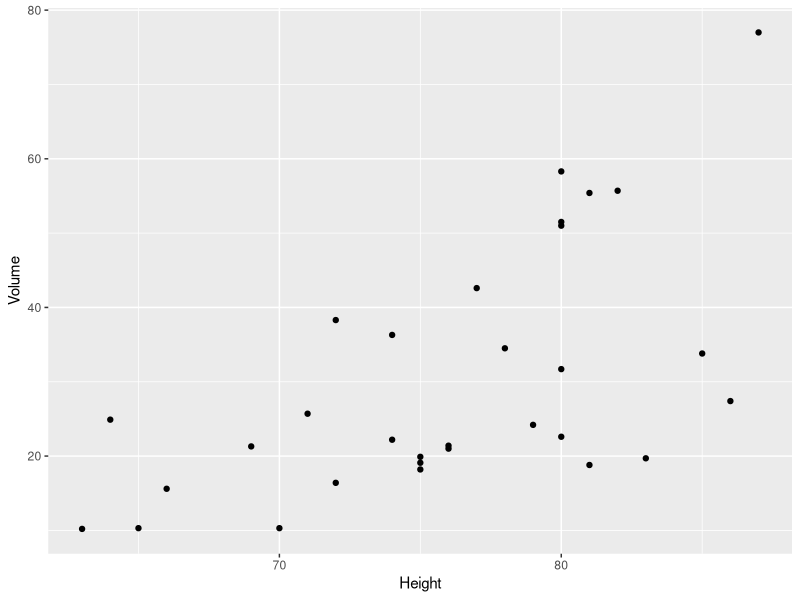
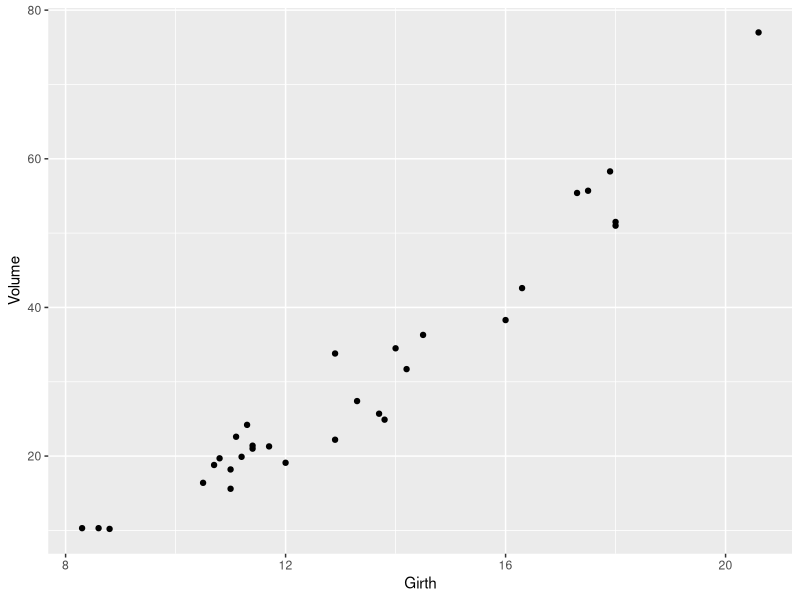
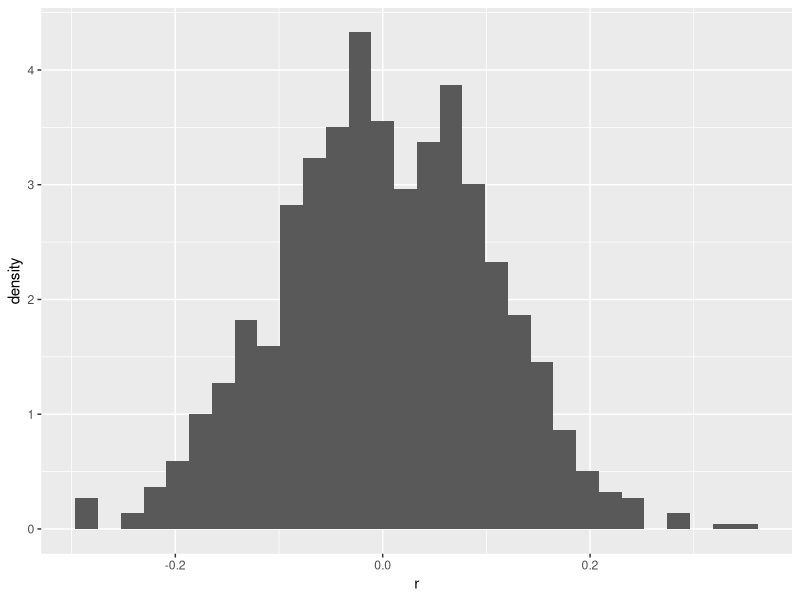
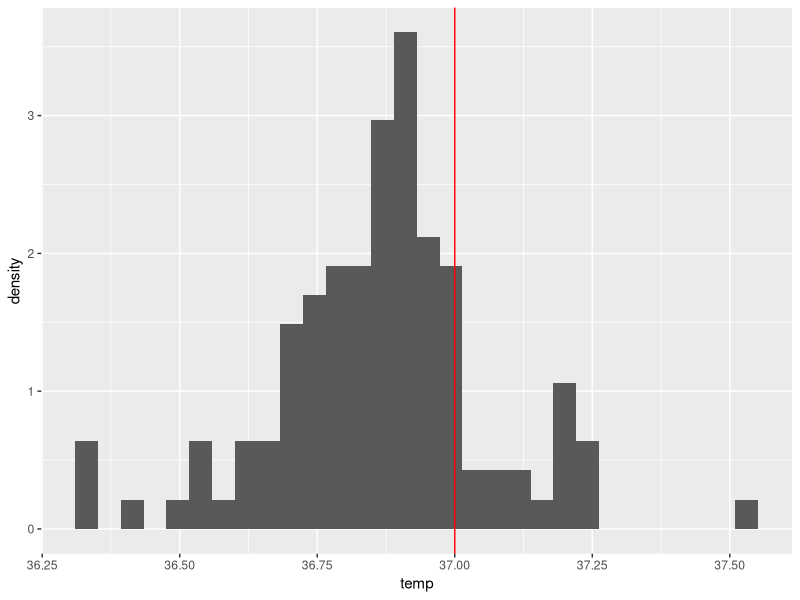
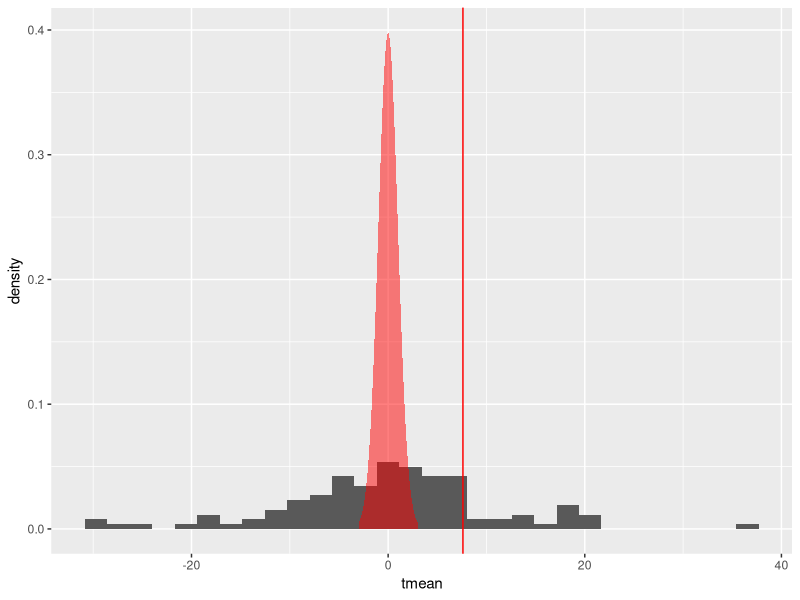
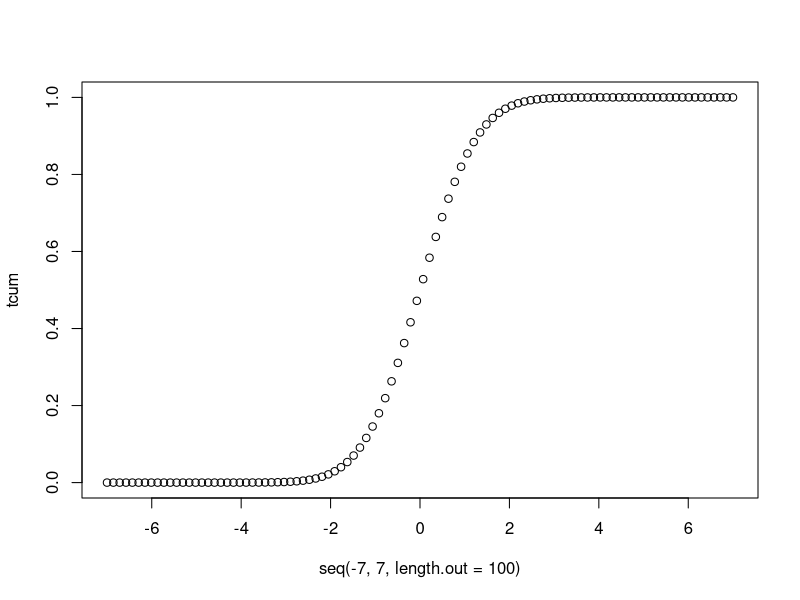
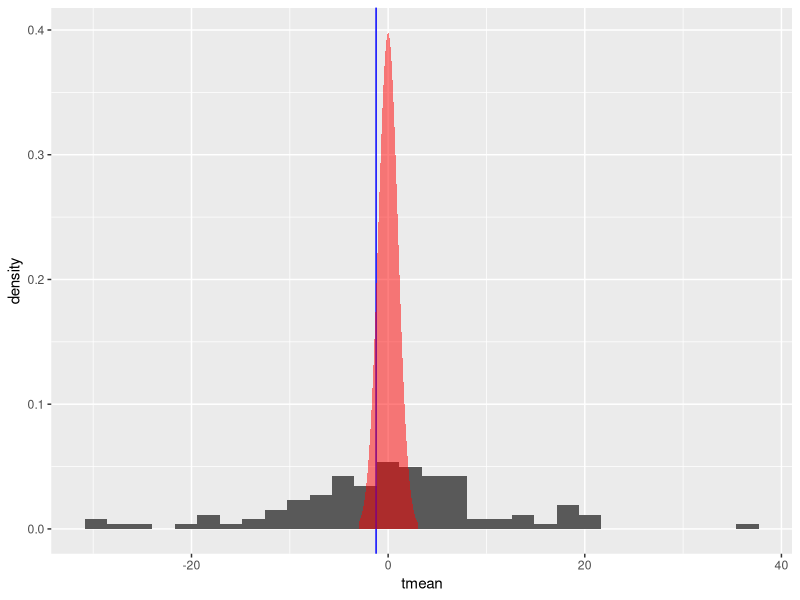
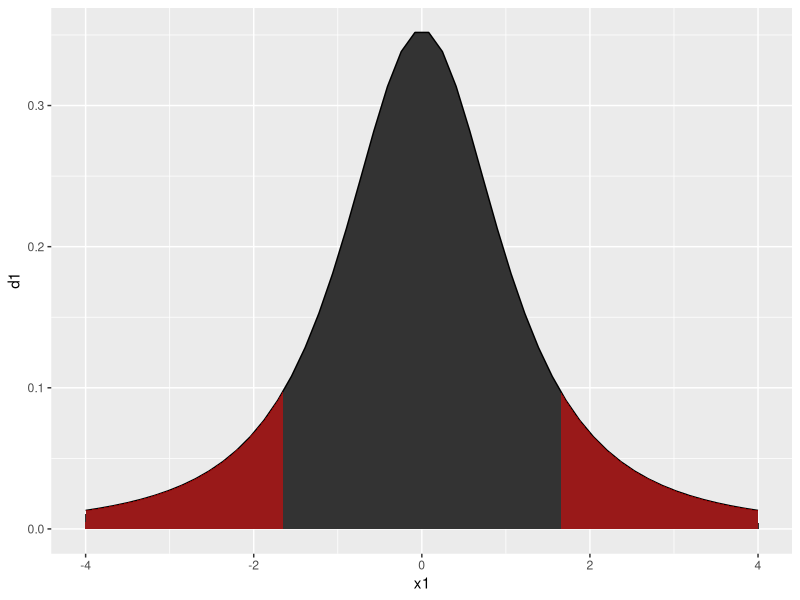

The R script that drew these images, in order:
#Class notes - Week 06

#lets use this trees dataset
head(trees)

#So what's the variance of Girth?
girth = trees$Girth
girthHat = mean(girth)

#so the variance =
girth.var=t(girth-girthHat)%*%(girth-girthHat) / (length(girth)-1)
var(girth)#or use the built in function in R

#lets convert that to standard deviation
girth.sd = sqrt(girth.var)
print(girth.sd)
sd(girth)

#let's examine a relationship between two variables
library(ggplot2)
ggplot(trees)+geom_point(aes(x=Height,y=Volume))

#calculate the covariance of height and volume
height.anom = trees$Height - mean(trees$Height)
vol.anom = trees$Volume - mean(trees$Volume)

#Now use your matrix skills
covHV = t(height.anom)%*%vol.anom / (length(vol.anom)-1)
print(covHV)


#now lets compare to girth vs volume
girth.anom = trees$Girth-mean(trees$Girth)

covGV = t(girth.anom)%*%vol.anom / (length(vol.anom)-1)
print(covGV)
#check that I did it right
cov(trees$Girth,trees$Volume)


#let's calculate the correlation here, instead of covariance
corHV = covHV/sqrt(var(trees$Height)*var(trees$Volume))
print(corHV)
#lets check ourself in R
cor(trees$Height,trees$Volume)

corGV = covGV/sqrt(var(trees$Girth)*var(trees$Volume))
print(corGV)
#what fraction of total variance does the girth volume relationship explain?
print(corGV^2)
ggplot(trees)+geom_point(aes(x=Girth,y=Volume))


#let's generate a bunch of random data, correlate them, and see what we get
r=c()
for(i in 1:1000){
  rd1=rnorm(100)
  rd2=rnorm(100)
  r[i] = cor(rd1,rd2)
}

#lets look at the data
ggplot()+geom_histogram(aes(x=r,y=..density..))


#Beaver body temperature
ggplot(beaver1)+geom_histogram(aes(x=temp,y=..density..))+geom_vline(xintercept = 37,color="red")

#let's convert our data to a t-stat value
tmean = (beaver1$temp-mean(beaver1$temp))/(sd(beaver1$temp)/sqrt(length(beaver1$temp)))
t37 = (37-mean(beaver1$temp))/(sd(beaver1$temp)/sqrt(length(beaver1$temp)))
#Beaver body temperature
myplot = ggplot()+geom_histogram(aes(x=tmean,y=..density..))+geom_vline(xintercept = t37,color="red")

td = dt(seq(-3,3,by=.1),df=length(beaver1$temp)-2)
ndf=data.frame(x=seq(-3,3,by=.1),y=td)

myplot+geom_area(data=ndf,aes(x=x,y=y),fill="red",alpha=0.5)
#so to actuall do the p-value calculation, you use your T-statistic which is t37 here.
print(t37)
#we'll use the cumulative probability distribution for t to test this
tcum = pt(seq(-7,7,length.out=100),df=length(beaver1$temp)-2)
plot(seq(-7,7,length.out=100),tcum)
#we can calculate the cumulative probability that the value is less than our tstat like this:
pt(t37,df=length(beaver1$temp)-2)

#What about a different critical value
t36.84= (36.84-mean(beaver1$temp))/(sd(beaver1$temp)/sqrt(length(beaver1$temp)))
pt(t36.84,df=length(beaver1$temp)-2)

ggplot()+geom_histogram(aes(x=tmean,y=..density..))+geom_vline(xintercept = t36.84,color="blue")+geom_area(data=ndf,aes(x=x,y=y),fill="red",alpha=0.5)

#OK. What if we want to know the probability that our mean is more than 0.03 degrees different than our calculated mean.

observedMean= mean(beaver1$temp)
tstatHi = 0.03/(sd(beaver1$temp)/sqrt(length(beaver1$temp)))
tstatlo = -0.03/(sd(beaver1$temp)/sqrt(length(beaver1$temp)))

x1 = seq(-4,4,length.out = 50)
d1 = dt(x1,df=length(beaver1)-2)
x2 = seq(tstatHi,4,length.out = 50)
d2 = dt(x2,df=length(beaver1)-2)
x3 = seq(-4, tstatlo,length.out = 50)
d3= dt(x3,df=length(beaver1)-2)

plotdf = data.frame(x1,x2,x3,d1,d2,d3)
ggplot(plotdf)+geom_area(aes(x1,d1),colour = "black") +
  geom_area(aes(x2,d2),fill = "red",alpha = 0.5) + 
  geom_area(aes(x3,d3),fill = "red",alpha = 0.5)

#lets use the cumulative probability function to get the area for the left tail
pt(tstatlo,df = length(beaver1$temp)-2)
#what if we did this for tstatHi?
pt(tstatHi,df = length(beaver1$temp)-2)
x=tstatHi
#whats the total value
pValue = pt(-abs(x),df =length(beaver1$temp)-2)*2
print(pValue)

#Monte Carlo methods
#Let's simulate "random" beaver temperatures 1000 times, and see how much our mean varies.

bmean = mean(beaver1$temp)
bsd = sd(beaver1$temp)
nits = 1000
simBeaverMean = matrix(NA,nits,1)
for(i in 1:nits){
  simBeaver = rnorm(n = length(beaver1$temp),mean=bmean,sd=bsd)
  simBeaverMean[i] = mean(simBeaver)
}

#So now we have 1000 possible means from our dataset
#let's take a look
hiTemp = bmean+0.03
loTemp = bmean-0.03
ggplot()+geom_histogram(aes(x=simBeaverMean))+geom_vline(aes(xintercept=loTemp))+
  geom_vline(aes(xintercept = hiTemp))

#lets use our simulated results to calculate a 95% confidence interval on our mean
quantile(simBeaverMean,c(0.025, 0.975))

#what about figuring out percentiles, given a certain critical value?
beaverCDF = ecdf(simBeaverMean)
ourProbs = beaverCDF(c(loTemp,hiTemp))
print(ourProbs)
totalExtremeProb = ourProbs[1]+(1-ourProbs[2])
print(totalExtremeProb)


#One more monte carlo method.
#This is called bootstrapping.


nits = 1000
simBeaverMean = matrix(NA,nits,1)
for(i in 1:nits){
  simBeaver = sample(beaver1$temp,size = length(beaver1$temp),replace = TRUE)
  simBeaverMean[i] = mean(simBeaver)
}

#So now we have 1000 possible means from our dataset
#let's take a look
hiTemp = bmean+0.03
loTemp = bmean-0.03
ggplot()+geom_histogram(aes(x=simBeaverMean))+geom_vline(aes(xintercept=loTemp))+
  geom_vline(aes(xintercept = hiTemp))

#lets use our simulated results to calculate a 95% confidence interval on our mean
quantile(simBeaverMean,c(0.025, 0.975))

#what about figuring out percentiles, given a certain critical value?
beaverCDF = ecdf(simBeaverMean)
ourProbs = beaverCDF(c(loTemp,hiTemp))
print(ourProbs)
totalExtremeProb = ourProbs[1]+(1-ourProbs[2])
print(totalExtremeProb)

#One last example: Jackknifing
simBeaverMean = matrix(NA,length(beaver1$temp),1)
for(i in 1:length(beaver1$temp)){
  simBeaver = beaver1$temp[-i]
  simBeaverMean[i] = mean(simBeaver)
}



#So now we have 1000 possible means from our dataset
#let's take a look
hiTemp = bmean+0.03
loTemp = bmean-0.03
ggplot()+geom_histogram(aes(x=simBeaverMean))+geom_vline(aes(xintercept=loTemp))+
  geom_vline(aes(xintercept = hiTemp))

#lets use our simulated results to calculate a 95% confidence interval on our mean
quantile(simBeaverMean,c(0.025, 0.975))

#what about figuring out percentiles, given a certain critical value?
beaverCDF = ecdf(simBeaverMean)
ourProbs = beaverCDF(c(loTemp,hiTemp))
print(ourProbs)
totalExtremeProb = ourProbs[1]+(1-ourProbs[2])
print(totalExtremeProb)










